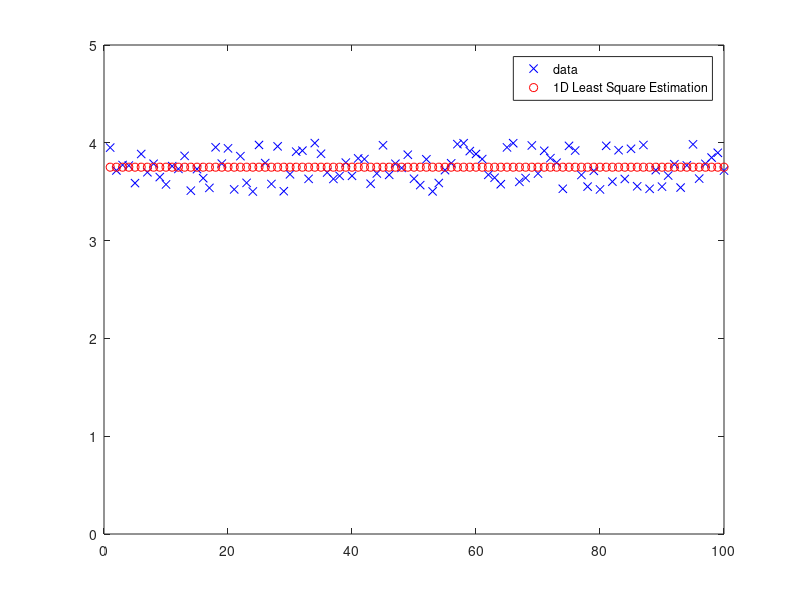

This figure's MATLAB source:
close all; 
clear all; 



% generate random data 
data = rand(1, 100)/2 + 3.5;

% plot the generated data
figure(1); 
plot(data, 'bx');
axis ([0 100 0 5]);
hold on; 

% apply the least square solution for 1-D

c_est = 1 / length(data) *sum(data)
%f_est = [1:100; ones(100)*c_est];
x_value = 1:100; 
plot(x_value, c_est, 'ro'); 

legend("data", "1D Least Square Estimation"); 
